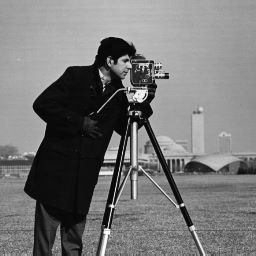
%> input picture lab3/cameraman.jpg, 256 x 256 px
$ octave lab3script.m   (GNU Octave 9; MATLAB toolbox functions it lacks are replaced by stand-ins)
%> lines starting %> are read from the running program, lines starting %| are printed output that depends on the picture
%%%%%%%%%%%%%%%%%%%%%%%%%%%%%%%%%%%%%%%%%%%%%%%%%%%%%%%%%%%%%%%%%%%%%%%%%%
%%ETDIP1 - Digital Image Processing                                     %%
%%LAB 3                                                                 %%
%%%%%%%%%%%%%%%%%%%%%%%%%%%%%%%%%%%%%%%%%%%%%%%%%%%%%%%%%%%%%%%%%%%%%%%%%%
%Close all open windows
clear, close all;
%%%%%%%%%%%%%%%%%%%%%%%%%%%%%%%%%%%%%%%%%%%%%%%%%%%%%%%%%%%%%%%%%%%%%%%%%%

%%Exercise 1
%%In the following exercise we뭠l study sin-images and try to calculate
%%the Fourier transform of these.We뭠l study how the spectrum of an
%%image is changed, when an image is enlarged.

%%1.1
%%Generate an 128*128-sin-image using the formula:
%%% x[m,n]=0.5*sin(2*pi*((m/M)*k)+((n/N)*l))+0.5
%%Show the image for different values of k and l. What is the meaning of
%%the values k and l?

M=128; N=128;

%%Generate the images pixel by pixel
%%%%%%%%%%%%%%%%%%%%%%%%%%%%%%%%%%%%%%%%%%%%%%%%%%%%%%%%%%%%%%%%%%%%
k=5;l=5;
for r=0:M-1 %run M times -1
    for s=0:N-1 %run N times -1
        I1(r+1,s+1)=0.5*sin(2*pi*(((k*r)/M)+((l*s)/N)))+0.5;
    end
end
%%%%%%%%%%%%%%%%%%%%%%%%%%%%%%%%%%%%%%%%%%%%%%%%%%%%%%%%%%%%%%%%%%%%
k=2;l=5;
for r=0:M-1 %run M times -1
    for s=0:N-1 %run N times -1
        I2(r+1,s+1)=0.5*sin(2*pi*(((k*r)/M)+((l*s)/N)))+0.5;
    end
end
%%%%%%%%%%%%%%%%%%%%%%%%%%%%%%%%%%%%%%%%%%%%%%%%%%%%%%%%%%%%%%%%%%%%
k=5;l=2;
for r=0:M-1 %run M times -1
    for s=0:N-1 %run N times -1
        I3(r+1,s+1)=0.5*sin(2*pi*(((k*r)/M)+((l*s)/N)))+0.5;
    end
end
%%%%%%%%%%%%%%%%%%%%%%%%%%%%%%%%%%%%%%%%%%%%%%%%%%%%%%%%%%%%%%%%%%%%
k=5;l=5;
x=3;y=8;
for r=0:M-1 %run M times -1
    for s=0:N-1 %run N times -1
        I4(r+1,s+1)=(0.5*sin(2*pi*(((k*r)/M)+((l*s)/N)))+0.5) + (0.5*sin(2*pi*(((x*r)/M)+((y*s)/N)))+0.5);
    end
end
%%%%%%%%%%%%%%%%%%%%%%%%%%%%%%%%%%%%%%%%%%%%%%%%%%%%%%%%%%%%%%%%%%%%

%%1.2
%%Calculate the amplitude spectrum of an image from question 1.
%%Show the spectrum as an image
fI1 = fft2(I1);
fI1 = fftshift(fI1);
logabsfI1=log10(abs(fI1));

fI4 = fft2(I4);
fI4 = fftshift(fI4);
logabsfI4=log10(abs(fI4));

%%Plots for simple sine value
figure;
subplot(3,3,1);imshow(I1);title('Sine wave:  k=5, l=5');
subplot(3,3,2);imshow(I2);title('Sine wave:  k=2, l=5');
subplot(3,3,3);imshow(I3);title('Sine wave:  k=5, l=2');
subplot(3,3,4);imshow(I4);title('Sine waves: k=5, l=5, x=5, y=5');
subplot(3,3,5);imshow(logabsfI1/max(logabsfI1(:)));title('FFT of original');
subplot(3,3,6);imshow(logabsfI4/max(logabsfI4(:)));title('FFT of both sines');
%> after `title('FFT of both sines')`:
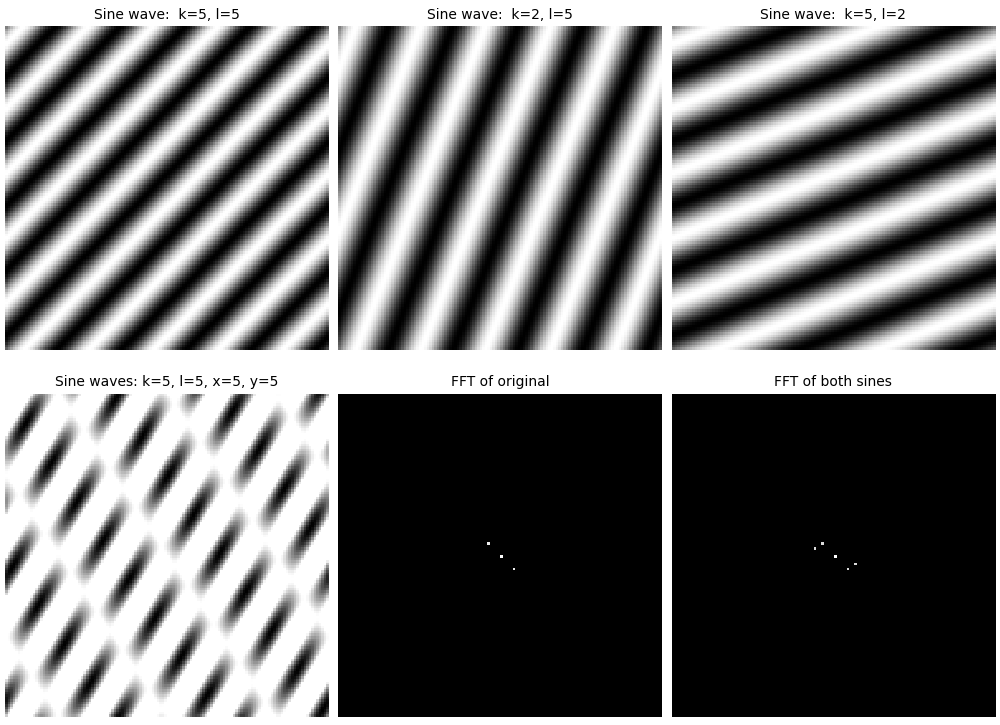
%> figure redrawn from the program's plot data, 6 panels

%%%%%%%%%%%%%%%%%%%%%%%%%%%%%%%%%%%%%%%%%%%%%%%%%%%%%%%%%%%%%%%%%%%%%%%%%%
%%Enlarge an image using the methods from lab 1 and repeat
%%question 2 for the enlarged images.

fileName = 'cameraman.jpg';
image = imread(fileName);
%> image is the input picture: size 256x256x3 uint8; min 0, max 255, mean 118.7

%%Calculate the amplitude spectrum for image
fftImage = fft2(image);
fftImage = fftshift(fftImage);
logabsImage = log10(abs(fftImage));
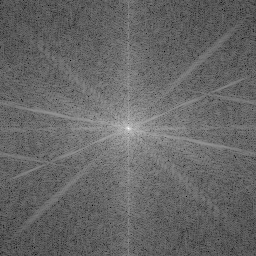
%> logabsImage: size 256x256x3 double; min 1.06, max 6.89, mean 3.41; drawn with min black and max white

%%Resize the image

%%MATLAB bilinear
dI2=imresize(I1,3,'bilinear');

%%Plots for images
figure;
subplot(2,2,1);imshow(I1);title('Original image');
subplot(2,2,2);imshow(dI2);title('Resized image');
%> after `title('Resized image')`:
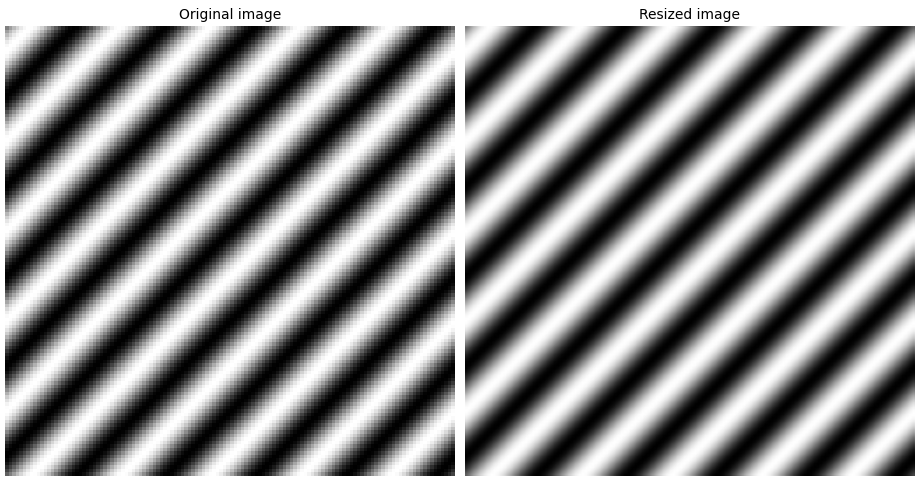
%> figure redrawn from the program's plot data, 2 panels
